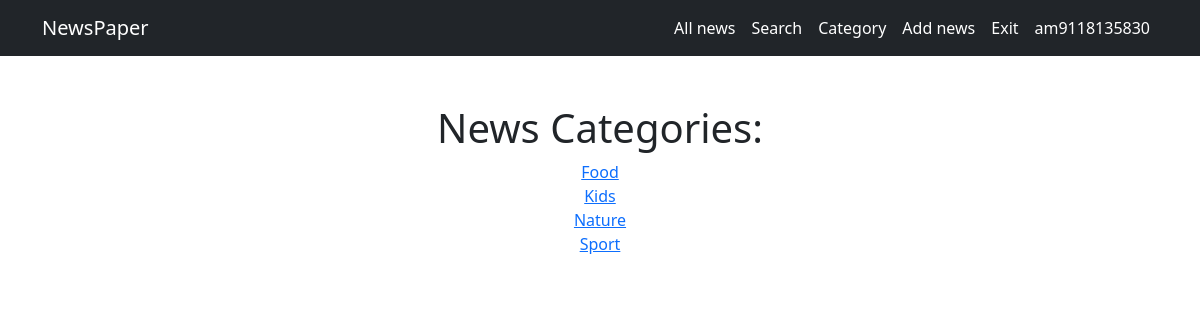
/news/categories (signed in), run on the app's committed database.
### news/models.py (models this page shows, shortened)
class Category(models.Model):
    name = models.CharField(max_length=64, unique=True)
    subscribers = models.ManyToManyField(User, blank=True)

### news/views.py (the view)
# urls.py: path('categories', PostCategoryView.as_view(), name='categories'),
class PostCategoryView(ListView):
    model = Category
    template_name = 'categories.html'
    context_object_name = 'categories'
    queryset = Category.objects.order_by('name')

### templates/categories.html (shortened to what this page needs)
{% extends 'default.html' %}
{% block content %}
<h1>News Categories:</h1>
{% for category in categories %}
<div>
    <a href="{% url 'cat_detail' category.id %}">{{ category.name }}</a>
</div>
{% endfor %}
{% endblock content %}

### templates/default.html (shortened to what this page needs)
{% load static %}
<!DOCTYPE html>
<html lang="en">
<head>
    <link href="{% static 'css/styles.css' %}" rel="stylesheet" />
</head>
<body>
    <nav class="navbar navbar-expand-lg navbar-dark bg-dark">
        <div class="container">
            <a class="navbar-brand" href="#">NewsPaper</a>
            <div class="collapse navbar-collapse" id="navbarSupportedContent">
                <ul class="navbar-nav ms-auto mb-2 mb-lg-0">
                    <li class="nav-item"><a class="nav-link active" href="/news">All news</a></li>
                    <li class="nav-item"><a class="nav-link active" href="/news/search">Search</a></li>
                    <li class="nav-item"><a class="nav-link active" href="/news/categories">Category</a></li>
                    {% if user.is_authenticated %}
                    <li class="nav-item"><a class="nav-link active" href="/news/add">Add news</a></li>
                    <li class="nav-item"><a class="nav-link active" href="/news/logout">Exit</a></li>
                    <li class="nav-item"><a class="nav-link active" href="/">{{ user.username }}</a></li>
                    {% else %}
                    <li class="nav-item"><a class="nav-link active" href="/accounts/signup">Register</a></li>
                    <li class="nav-item"><a class="nav-link active" href="/accounts/login">Log in</a></li>
                    {% endif %}
                </ul>
            </div>
        </div>
    </nav>
    <div class="container">
        <div class="text-center mt-5">
            {% block content %}
            {% endblock content %}
        </div>
    </div>
</body>
</html>

### data on the page
Category: name "Food"
Category: name "Kids"
Category: name "Nature"
Category: name "Sport"

### other printed values
{{ user.username }} "am9118135830"
